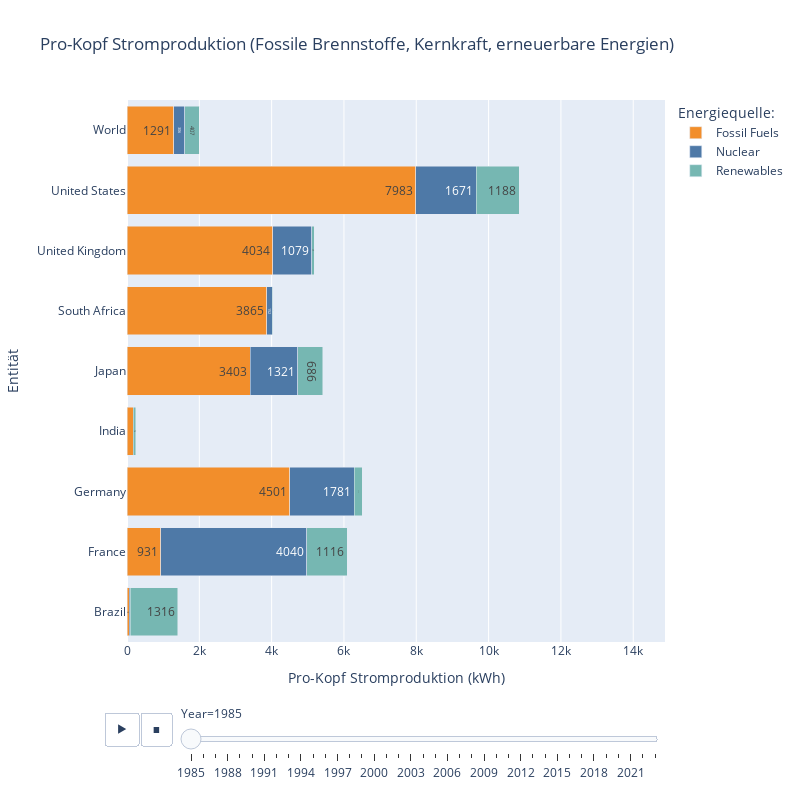

The cell this chart's notebook holds for it:
### Code cell
import pandas as pd
import plotly.express as px

# Datensatz laden
df = pd.read_csv('df_merged.csv')

# Kategorisierung der Energiequellen
Fossil_Fuels = ['Oil (TWh)', 'Gas (TWh)', 'Coal (TWh)']
Nuclear = ['Nuclear (TWh)']
Renewables = ['Solar (TWh)', 'Wind (TWh)', 'Hydro (TWh)', 'Renewables excl. bioenergy (TWh)', 'Bioenergy (TWh)']

# Pro-Kopf-Berechnung: Gesamtstromerzeugung durch die Bevölkerung für jede Energiequelle in kWh
df['Fossil Fuels'] = df[Fossil_Fuels].sum(axis=1) / df['Total Population'] *1e9
df['Nuclear'] = df[Nuclear].sum(axis=1) / df['Total Population'] *1e9
df['Renewables'] = df[Renewables].sum(axis=1) / df['Total Population'] *1e9

# Um sicherzustellen, dass keine unnötigen Leerzeichen in den Ländernamen sind, standardisieren wir die 'Entity' Spalte
df['Entity'] = df['Entity'].str.strip()  # Entfernt führende/nachfolgende Leerzeichen
df['Entity'] = df['Entity'].str.replace('  ', ' ')  # Falls es doppelte Leerzeichen gibt, werden diese ersetzt

# Umformung der Daten für gestapeltes Balkendiagramm
df_melted = df.melt(
    id_vars=['Entity', 'Year'],
    value_vars=['Fossil Fuels', 'Nuclear', 'Renewables'],
    var_name='Energy Source',
    value_name='Per Capita Generation (TWh)',
)

# Umbenennung der Energiequellen für die Legende
df_melted.loc[:, 'Energy Source'] = df_melted['Energy Source'].replace({
    'Fossil Fuels': 'Fossil Fuels',
    'Nuclear': 'Nuclear',
    'Renewables': 'Renewables',
})

# Auswahl von Ländern (z. B. USA, Indien, China, UK, Welt)
countries_to_plot = ['United States', 'India', 'United Kingdom', 'World', 'France', 'Germany', 'South Africa', 'Brazil', 'Japan']
df_filtered = df_melted[df_melted['Entity'].isin(countries_to_plot)].copy()

# Erstellung des gestapelten Balkendiagramms mit Pro-Kopf-Werten
fig = px.bar(
    df_filtered,
    x="Per Capita Generation (TWh)",
    y="Entity",
    color="Energy Source",
    animation_frame="Year",
    text="Per Capita Generation (TWh)",  # Werte im Balken anzeigen
    title="Pro-Kopf Stromproduktion (Fossile Brennstoffe, Kernkraft, erneuerbare Energien)",
    labels={
        "Per Capita Generation (TWh)": "Per Capita Generation (TWh)",
        "Entity": "Country",
    },
    orientation="h",
    color_discrete_sequence=["#F28E2B", "#4E79A7", "#76B7B2"],  # Farben anpassen
)

# Layout anpassen
fig.update_traces(texttemplate='%{text:.0f}', textposition='inside')
fig.update_layout(
    barmode="stack",
    xaxis_title="Per Capita Generation (KWh)",
    yaxis_title="Entität",
    width=800,
    height=800,
    xaxis=dict(
        title="Pro-Kopf Stromproduktion (kWh)",
        range=[0, df_filtered['Per Capita Generation (TWh)'].max() * 1.5]),  # Maximale x-Achse vergrößern
    legend_title="Energiequelle:",
)

# Darstellung
fig.show()

### Figure 1 — Plotly figure (JSON) as saved in the notebook; plotly's stock layout.template omitted (floating-point values rounded to 4 significant figures)
{"data": [{"alignmentgroup": "True", "hovertemplate": "Energy Source=Fossil Fuels<br>Year=1985<br>Per Capita Generation (TWh)=%{text}<br>Country=%{y}<extra></extra>", "legendgroup": "Fossil Fuels", "marker": {"color": "#F28E2B", "pattern": {"shape": ""}}, "name": "Fossil Fuels", "offsetgroup": "Fossil Fuels", "orientation": "h", "showlegend": true, "text": [65.37, 931.3, 4501.0, 168.3, 3403.0, 3865.0, 4034.0, 7983.0, 1291.0], "textposition": "inside", "texttemplate": "%{text:.0f}", "type": "bar", "x": [65.37, 931.3, 4501.0, 168.3, 3403.0, 3865.0, 4034.0, 7983.0, 1291.0], "xaxis": "x", "y": ["Brazil", "France", "Germany", "India", "Japan", "South Africa", "United Kingdom", "United States", "World"], "yaxis": "y"}, {"alignmentgroup": "True", "hovertemplate": "Energy Source=Nuclear<br>Year=1985<br>Per Capita Generation (TWh)=%{text}<br>Country=%{y}<extra></extra>", "legendgroup": "Nuclear", "marker": {"color": "#4E79A7", "pattern": {"shape": ""}}, "name": "Nuclear", "offsetgroup": "Nuclear", "orientation": "h", "showlegend": true, "text": [24.95, 4040.0, 1781.0, 5.834, 1321.0, 151.7, 1079.0, 1671.0, 305.8], "textposition": "inside", "texttemplate": "%{text:.0f}", "type": "bar", "x": [24.95, 4040.0, 1781.0, 5.834, 1321.0, 151.7, 1079.0, 1671.0, 305.8], "xaxis": "x", "y": ["Brazil", "France", "Germany", "India", "Japan", "South Africa", "United Kingdom", "United States", "World"], "yaxis": "y"}, {"alignmentgroup": "True", "hovertemplate": "Energy Source=Renewables<br>Year=1985<br>Per Capita Generation (TWh)=%{text}<br>Country=%{y}<extra></extra>", "legendgroup": "Renewables", "marker": {"color": "#76B7B2", "pattern": {"shape": ""}}, "name": "Renewables", "offsetgroup": "Renewables", "orientation": "h", "showlegend": true, "text": [1316.0, 1116.0, 223.5, 67.06, 685.9, 17.81, 69.87, 1188.0, 406.5], "textposition": "inside", "texttemplate": "%{text:.0f}", "type": "bar", "x": [1316.0, 1116.0, 223.5, 67.06, 685.9, 17.81, 69.87, 1188.0, 406.5], "xaxis": "x", "y": ["Brazil", "France", "Germany", "India", "Japan", "South Africa", "United Kingdom", "United States", "World"], "yaxis": "y"}], "layout": {"barmode": "stack", "height": 800, "legend": {"title": {"text": "Energiequelle:"}, "tracegroupgap": 0}, "sliders": [{"active": 0, "currentvalue": {"prefix": "Year="}, "len": 0.9, "pad": {"b": 10, "t": 60}, "steps": [{"args": [["1985"], {"frame": {"duration": 0, "redraw": true}, "fromcurrent": true, "mode": "immediate", "transition": {"duration": 0, "easing": "linear"}}], "label": "1985", "method": "animate"}, {"args": [["1986"], {"frame": {"duration": 0, "redraw": true}, "fromcurrent": true, "mode": "immediate", "transition": {"duration": 0, "easing": "linear"}}], "label": "1986", "method": "animate"}, {"args": [["1987"], {"frame": {"duration": 0, "redraw": true}, "fromcurrent": true, "mode": "immediate", "transition": {"duration": 0, "easing": "linear"}}], "label": "1987", "method": "animate"}, {"args": [["1988"], {"frame": {"duration": 0, "redraw": true}, "fromcurrent": true, "mode": "immediate", "transition": {"duration": 0, "easing": "linear"}}], "label": "1988", "method": "animate"}, {"args": [["1989"], {"frame": {"duration": 0, "redraw": true}, "fromcurrent": true, "mode": "immediate", "transition": {"duration": 0, "easing": "linear"}}], "label": "1989", "method": "animate"}, {"args": [["1990"], {"frame": {"duration": 0, "redraw": true}, "fromcurrent": true, "mode": "immediate", "transition": {"duration": 0, "easing": "linear"}}], "label": "1990", "method": "animate"}, {"args": [["1991"], {"frame": {"duration": 0, "redraw": true}, "fromcurrent": true, "mode": "immediate", "transition": {"duration": 0, "easing": "linear"}}], "label": "1991", "method": "animate"}, {"args": [["1992"], {"frame": {"duration": 0, "redraw": true}, "fromcurrent": true, "mode": "immediate", "transition": {"duration": 0, "easing": "linear"}}], "label": "1992", "method": "animate"}, {"args": [["1993"], {"frame": {"duration": 0, "redraw": true}, "fromcurrent": true, "mode": "immediate", "transition": {"duration": 0, "easing": "linear"}}], "label": "1993", "method": "animate"}, {"args": [["1994"], {"frame": {"duration": 0, "redraw": true}, "fromcurrent": true, "mode": "immediate", "transition": {"duration": 0, "easing": "linear"}}], "label": "1994", "method": "animate"}, {"args": [["1995"], {"frame": {"duration": 0, "redraw": true}, "fromcurrent": true, "mode": "immediate", "transition": {"duration": 0, "easing": "linear"}}], "label": "1995", "method": "animate"}, {"args": [["1996"], {"frame": {"duration": 0, "redraw": true}, "fromcurrent": true, "mode": "immediate", "transition": {"duration": 0, "easing": "linear"}}], "label": "1996", "method": "animate"}, {"args": [["1997"], {"frame": {"duration": 0, "redraw": true}, "fromcurrent": true, "mode": "immediate", "transition": {"duration": 0, "easing": "linear"}}], "label": "1997", "method": "animate"}, {"args": [["1998"], {"frame": {"duration": 0, "redraw": true}, "fromcurrent": true, "mode": "immediate", "transition": {"duration": 0, "easing": "linear"}}], "label": "1998", "method": "animate"}, {"args": [["1999"], {"frame": {"duration": 0, "redraw": true}, "fromcurrent": true, "mode": "immediate", "transition": {"duration": 0, "easing": "linear"}}], "label": "1999", "method": "animate"}, {"args": [["2000"], {"frame": {"duration": 0, "redraw": true}, "fromcurrent": true, "mode": "immediate", "transition": {"duration": 0, "easing": "linear"}}], "label": "2000", "method": "animate"}, {"args": [["2001"], {"frame": {"duration": 0, "redraw": true}, "fromcurrent": true, "mode": "immediate", "transition": {"duration": 0, "easing": "linear"}}], "label": "2001", "method": "animate"}, {"args": [["2002"], {"frame": {"duration": 0, "redraw": true}, "fromcurrent": true, "mode": "immediate", "transition": {"duration": 0, "easing": "linear"}}], "label": "2002", "method": "animate"}, {"args": [["2003"], {"frame": {"duration": 0, "redraw": true}, "fromcurrent": true, "mode": "immediate", "transition": {"duration": 0, "easing": "linear"}}], "label": "2003", "method": "animate"}, {"args": [["2004"], {"frame": {"duration": 0, "redraw": true}, "fromcurrent": true, "mode": "immediate", "transition": {"duration": 0, "easing": "linear"}}], "label": "2004", "method": "animate"}, {"args": [["2005"], {"frame": {"duration": 0, "redraw": true}, "fromcurrent": true, "mode": "immediate", "transition": {"duration": 0, "easing": "linear"}}], "label": "2005", "method": "animate"}, {"args": [["2006"], {"frame": {"duration": 0, "redraw": true}, "fromcurrent": true, "mode": "immediate", "transition": {"duration": 0, "easing": "linear"}}], "label": "2006", "method": "animate"}, {"args": [["2007"], {"frame": {"duration": 0, "redraw": true}, "fromcurrent": true, "mode": "immediate", "transition": {"duration": 0, "easing": "linear"}}], "label": "2007", "method": "animate"}, {"args": [["2008"], {"frame": {"duration": 0, "redraw": true}, "fromcurrent": true, "mode": "immediate", "transition": {"duration": 0, "easing": "linear"}}], "label": "2008", "method": "animate"}, {"args": [["2009"], {"frame": {"duration": 0, "redraw": true}, "fromcurrent": true, "mode": "immediate", "transition": {"duration": 0, "easing": "linear"}}], "label": "2009", "method": "animate"}, {"args": [["2010"], {"frame": {"duration": 0, "redraw": true}, "fromcurrent": true, "mode": "immediate", "transition": {"duration": 0, "easing": "linear"}}], "label": "2010", "method": "animate"}, {"args": [["2011"], {"frame": {"duration": 0, "redraw": true}, "fromcurrent": true, "mode": "immediate", "transition": {"duration": 0, "easing": "linear"}}], "label": "2011", "method": "animate"}, {"args": [["2012"], {"frame": {"duration": 0, "redraw": true}, "fromcurrent": true, "mode": "immediate", "transition": {"duration": 0, "easing": "linear"}}], "label": "2012", "method": "animate"}, {"args": [["2013"], {"frame": {"duration": 0, "redraw": true}, "fromcurrent": true, "mode": "immediate", "transition": {"duration": 0, "easing": "linear"}}], "label": "2013", "method": "animate"}, {"args": [["2014"], {"frame": {"duration": 0, "redraw": true}, "fromcurrent": true, "mode": "immediate", "transition": {"duration": 0, "easing": "linear"}}], "label": "2014", "method": "animate"}, {"args": [["2015"], {"frame": {"duration": 0, "redraw": true}, "fromcurrent": true, "mode": "immediate", "transition": {"duration": 0, "easing": "linear"}}], "label": "2015", "method": "animate"}, {"args": [["2016"], {"frame": {"duration": 0, "redraw": true}, "fromcurrent": true, "mode": "immediate", "transition": {"duration": 0, "easing": "linear"}}], "label": "2016", "method": "animate"}, {"args": [["2017"], {"frame": {"duration": 0, "redraw": true}, "fromcurrent": true, "mode": "immediate", "transition": {"duration": 0, "easing": "linear"}}], "label": "2017", "method": "animate"}, {"args": [["2018"], {"frame": {"duration": 0, "redraw": true}, "fromcurrent": true, "mode": "immediate", "transition": {"duration": 0, "easing": "linear"}}], "label": "2018", "method": "animate"}, {"args": [["2019"], {"frame": {"duration": 0, "redraw": true}, "fromcurrent": true, "mode": "immediate", "transition": {"duration": 0, "easing": "linear"}}], "label": "2019", "method": "animate"}, {"args": [["2020"], {"frame": {"duration": 0, "redraw": true}, "fromcurrent": true, "mode": "immediate", "transition": {"duration": 0, "easing": "linear"}}], "label": "2020", "method": "animate"}, {"args": [["2021"], {"frame": {"duration": 0, "redraw": true}, "fromcurrent": true, "mode": "immediate", "transition": {"duration": 0, "easing": "linear"}}], "label": "2021", "method": "animate"}, {"args": [["2022"], {"frame": {"duration": 0, "redraw": true}, "fromcurrent": true, "mode": "immediate", "transition": {"duration": 0, "easing": "linear"}}], "label": "2022", "method": "animate"}, {"args": [["2023"], {"frame": {"duration": 0, "redraw": true}, "fromcurrent": true, "mode": "immediate", "transition": {"duration": 0, "easing": "linear"}}], "label": "2023", "method": "animate"}], "x": 0.1, "xanchor": "left", "y": 0, "yanchor": "top"}], "title": {"text": "Pro-Kopf Stromproduktion (Fossile Brennstoffe, Kernkraft, erneuerbare Energien)"}, "updatemenus": [{"buttons": [{"args": [null, {"frame": {"duration": 500, "redraw": true}, "fromcurrent": true, "mode": "immediate", "transition": {"duration": 500, "easing": "linear"}}], "label": "&#9654;", "method": "animate"}, {"args": [[null], {"frame": {"duration": 0, "redraw": true}, "fromcurrent": true, "mode": "immediate", "transition": {"duration": 0, "easing": "linear"}}], "label": "&#9724;", "method": "animate"}], "direction": "left", "pad": {"r": 10, "t": 70}, "showactive": false, "type": "buttons", "x": 0.1, "xanchor": "right", "y": 0, "yanchor": "top"}], "width": 800, "xaxis": {"anchor": "y", "domain": [0, 1], "range": [0, 14880.0], "title": {"text": "Pro-Kopf Stromproduktion (kWh)"}}, "yaxis": {"anchor": "x", "domain": [0, 1], "title": {"text": "Entität"}}}}
